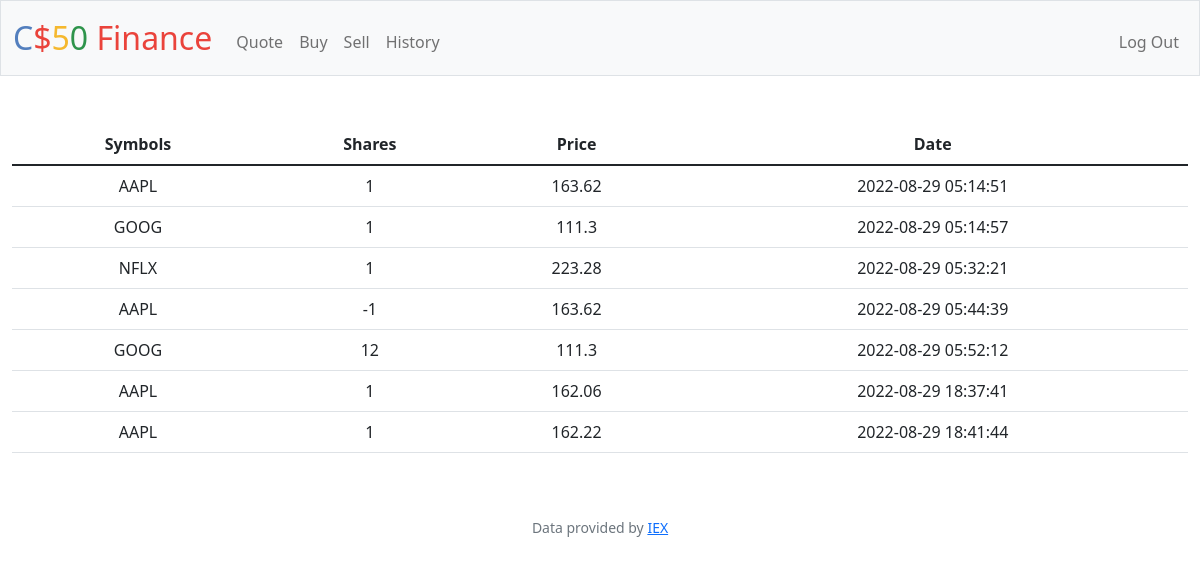
Screenshot of /history (signed in) with the database file from the repository.
### tables this page shows
CREATE TABLE 'transactions' ('id' INTEGER PRIMARY KEY AUTOINCREMENT NOT NULL, 'user_id' INTEGER, 'symbol' TEXT, 'shares' INTEGER, 'price' REAL, 'date' DATETIME);

### app.py (the view)
@app.route("/history")
@login_required
def history():
    user_id = session["user_id"]
    transactions_db = db.execute("SELECT * FROM transactions WHERE user_id = ?", user_id)
    return render_template("history.html", transactions=transactions_db)

### app.py (called while the page is built)
@app.after_request
def after_request(response):
    response.headers["Cache-Control"] = "no-cache, no-store, must-revalidate"
    response.headers["Expires"] = 0
    response.headers["Pragma"] = "no-cache"
    return response

### helpers.py (called while the page is built)
def login_required(f):
    @wraps(f)
    def decorated_function(*args, **kwargs):
        if session.get("user_id") is None:
            return redirect("/login")
        return f(*args, **kwargs)
    return decorated_function

### templates/history.html (shortened to what this page needs)
{% extends "layout.html" %}
{% block main %}
<table class="table table-hover">
    <thead>
      <tr>
        <th scope="col">Symbols</th>
        <th scope="col">Shares</th>
        <th scope="col">Price</th>
        <th scope="col">Date</th>
      </tr>
    </thead>
    <tbody>
        {% for i in transactions %}
            <tr>
                <td>{{ i["symbol"] }}</td>
                <td>{{ i["shares"] }}</td>
                <td>{{ i["price"] }}</td>
                <td>{{ i["date"] }}</td>
            </tr>
        {% endfor %}
    </tbody>
  </table>
{% endblock %}

### templates/layout.html (shortened to what this page needs)
<!DOCTYPE html>
<html lang="en">
    <head>
        <link href="https://cdn.jsdelivr.net/npm/bootstrap@5.1.3/dist/css/bootstrap.min.css" rel="stylesheet">
        <link href="/static/styles.css" rel="stylesheet">
    </head>
    <body>
        <nav class="bg-light border navbar navbar-expand-md navbar-light">
            <div class="container-fluid">
                <a class="navbar-brand" href="/"><span class="blue">C</span><span class="red">$</span><span class="yellow">5</span><span class="green">0</span> <span class="red">Finance</span></a>
                <div class="collapse navbar-collapse" id="navbar">
                    {% if session["user_id"] %}
                        <ul class="navbar-nav me-auto mt-2">
                            <li class="nav-item"><a class="nav-link" href="/quote">Quote</a></li>
                            <li class="nav-item"><a class="nav-link" href="/buy">Buy</a></li>
                            <li class="nav-item"><a class="nav-link" href="/sell">Sell</a></li>
                            <li class="nav-item"><a class="nav-link" href="/history">History</a></li>
                        </ul>
                        <ul class="navbar-nav ms-auto mt-2">
                            <li class="nav-item"><a class="nav-link" href="/logout">Log Out</a></li>
                        </ul>
                    {% else %}
                        <ul class="navbar-nav ms-auto mt-2">
                            <li class="nav-item"><a class="nav-link" href="/register">Register</a></li>
                            <li class="nav-item"><a class="nav-link" href="/login">Log In</a></li>
                        </ul>
                    {% endif %}
                </div>
            </div>
        </nav>
        <main class="container-fluid py-5 text-center">
            {% block main %}{% endblock %}
        </main>
        <footer class="mb-5 small text-center text-muted">
            Data provided by <a href="https://iexcloud.io/">IEX</a>
        </footer>
    </body>
</html>

### static/styles.css (style rules this page uses)
nav .navbar-brand { font-size: xx-large; }
nav .navbar-brand .blue { color: #537fbe; }
nav .navbar-brand .red { color: #ea433b; }
nav .navbar-brand .yellow { color: #f5b82e; }
nav .navbar-brand .green { color: #2e944b; }

### rows the page displays
transactions: symbol "AAPL", shares "1", price "163.62", date "2022-08-29 05:14:51"
transactions: symbol "GOOG", shares "1", price "111.3", date "2022-08-29 05:14:57"
transactions: symbol "NFLX", shares "1", price "223.28", date "2022-08-29 05:32:21"
transactions: symbol "AAPL", shares "-1", price "163.62", date "2022-08-29 05:44:39"
transactions: symbol "GOOG", shares "12", price "111.3", date "2022-08-29 05:52:12"
transactions: symbol "AAPL", shares "1", price "162.06", date "2022-08-29 18:37:41"
transactions: symbol "AAPL", shares "1", price "162.22", date "2022-08-29 18:41:44"
